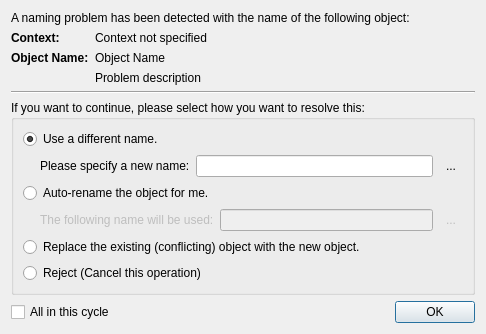
<?xml version="1.0" encoding="UTF-8"?>
<ui version="4.0">
 <class>NamingPolicyInputDialog</class>
 <widget class="QDialog" name="NamingPolicyInputDialog">
  <property name="geometry">
   <rect>
    <x>0</x>
    <y>0</y>
    <width>486</width>
    <height>323</height>
   </rect>
  </property>
  <property name="windowTitle">
   <string>Naming Problem Detected</string>
  </property>
  <layout class="QVBoxLayout" name="verticalLayout_2">
   <item>
    <widget class="QLabel" name="lblHeading">
     <property name="text">
      <string>A naming problem has been detected with the name of the following object:</string>
     </property>
    </widget>
   </item>
   <item>
    <layout class="QFormLayout" name="formLayout">
     <item row="0" column="0">
      <widget class="QLabel" name="label_2">
       <property name="font">
        <font>
         <weight>75</weight>
         <bold>true</bold>
        </font>
       </property>
       <property name="text">
        <string>Context:</string>
       </property>
      </widget>
     </item>
     <item row="0" column="1">
      <widget class="QLabel" name="lblContext">
       <property name="text">
        <string>Context not specified</string>
       </property>
      </widget>
     </item>
     <item row="1" column="0">
      <widget class="QLabel" name="label_6">
       <property name="font">
        <font>
         <weight>75</weight>
         <bold>true</bold>
        </font>
       </property>
       <property name="text">
        <string>Object Name:</string>
       </property>
      </widget>
     </item>
     <item row="1" column="1">
      <widget class="QLabel" name="lblOriginalName">
       <property name="text">
        <string>Object Name</string>
       </property>
      </widget>
     </item>
     <item row="2" column="0">
      <widget class="QLabel" name="label_5">
       <property name="font">
        <font>
         <weight>75</weight>
         <bold>true</bold>
        </font>
       </property>
       <property name="text">
        <string/>
       </property>
      </widget>
     </item>
     <item row="2" column="1">
      <widget class="QLabel" name="lblProblemDescription">
       <property name="text">
        <string>Problem description</string>
       </property>
      </widget>
     </item>
    </layout>
   </item>
   <item>
    <widget class="Line" name="line">
     <property name="orientation">
      <enum>Qt::Horizontal</enum>
     </property>
    </widget>
   </item>
   <item>
    <widget class="QGroupBox" name="groupBox">
     <property name="title">
      <string>If you want to continue, please select how you want to resolve this:</string>
     </property>
     <layout class="QVBoxLayout" name="verticalLayout">
      <item>
       <widget class="QRadioButton" name="radioDifferentName">
        <property name="text">
         <string>Use a different name.</string>
        </property>
        <property name="checked">
         <bool>true</bool>
        </property>
       </widget>
      </item>
      <item>
       <layout class="QHBoxLayout" name="horizontalLayout">
        <item>
         <spacer name="horizontalSpacer_2">
          <property name="orientation">
           <enum>Qt::Horizontal</enum>
          </property>
          <property name="sizeType">
           <enum>QSizePolicy::Fixed</enum>
          </property>
          <property name="sizeHint" stdset="0">
           <size>
            <width>17</width>
            <height>20</height>
           </size>
          </property>
         </spacer>
        </item>
        <item>
         <widget class="QLabel" name="label_3">
          <property name="text">
           <string>Please specify a new name:</string>
          </property>
          <property name="buddy">
           <cstring>txtDifferentName</cstring>
          </property>
         </widget>
        </item>
        <item>
         <widget class="QLineEdit" name="txtDifferentName"/>
        </item>
        <item>
         <widget class="QToolButton" name="btnDifferentNameValidityIndicator">
          <property name="enabled">
           <bool>true</bool>
          </property>
          <property name="text">
           <string>...</string>
          </property>
          <property name="autoRaise">
           <bool>true</bool>
          </property>
         </widget>
        </item>
       </layout>
      </item>
      <item>
       <widget class="QRadioButton" name="radioAutoRename">
        <property name="text">
         <string>Auto-rename the object for me.</string>
        </property>
        <property name="checked">
         <bool>false</bool>
        </property>
       </widget>
      </item>
      <item>
       <layout class="QHBoxLayout" name="horizontalLayout_2">
        <item>
         <spacer name="horizontalSpacer_3">
          <property name="orientation">
           <enum>Qt::Horizontal</enum>
          </property>
          <property name="sizeType">
           <enum>QSizePolicy::Fixed</enum>
          </property>
          <property name="sizeHint" stdset="0">
           <size>
            <width>17</width>
            <height>20</height>
           </size>
          </property>
         </spacer>
        </item>
        <item>
         <widget class="QLabel" name="label_4">
          <property name="enabled">
           <bool>false</bool>
          </property>
          <property name="text">
           <string>The following name will be used:</string>
          </property>
          <property name="buddy">
           <cstring>txtAutoGeneratedName</cstring>
          </property>
         </widget>
        </item>
        <item>
         <widget class="QLineEdit" name="txtAutoGeneratedName">
          <property name="enabled">
           <bool>false</bool>
          </property>
         </widget>
        </item>
        <item>
         <widget class="QToolButton" name="btnGenerateNewName">
          <property name="enabled">
           <bool>false</bool>
          </property>
          <property name="toolTip">
           <string>Generate again</string>
          </property>
          <property name="text">
           <string>...</string>
          </property>
          <property name="autoRaise">
           <bool>true</bool>
          </property>
         </widget>
        </item>
       </layout>
      </item>
      <item>
       <widget class="QRadioButton" name="radioReplaceConflicting">
        <property name="text">
         <string>Replace the existing (conflicting) object with the new object.</string>
        </property>
       </widget>
      </item>
      <item>
       <widget class="QRadioButton" name="radioReject">
        <property name="text">
         <string>Reject (Cancel this operation)</string>
        </property>
       </widget>
      </item>
      <item>
       <spacer name="verticalSpacer">
        <property name="orientation">
         <enum>Qt::Vertical</enum>
        </property>
        <property name="sizeHint" stdset="0">
         <size>
          <width>20</width>
          <height>13</height>
         </size>
        </property>
       </spacer>
      </item>
     </layout>
    </widget>
   </item>
   <item>
    <layout class="QHBoxLayout" name="horizontalLayout_3">
     <item>
      <widget class="QCheckBox" name="chkAllInThisCycle">
       <property name="text">
        <string>All in this cycle</string>
       </property>
      </widget>
     </item>
     <item>
      <spacer name="horizontalSpacer">
       <property name="orientation">
        <enum>Qt::Horizontal</enum>
       </property>
       <property name="sizeHint" stdset="0">
        <size>
         <width>168</width>
         <height>20</height>
        </size>
       </property>
      </spacer>
     </item>
     <item>
      <widget class="QDialogButtonBox" name="buttonBox">
       <property name="orientation">
        <enum>Qt::Horizontal</enum>
       </property>
       <property name="standardButtons">
        <set>QDialogButtonBox::Ok</set>
       </property>
      </widget>
     </item>
    </layout>
   </item>
  </layout>
 </widget>
 <tabstops>
  <tabstop>radioDifferentName</tabstop>
  <tabstop>txtDifferentName</tabstop>
  <tabstop>radioAutoRename</tabstop>
  <tabstop>txtAutoGeneratedName</tabstop>
  <tabstop>btnGenerateNewName</tabstop>
  <tabstop>radioReplaceConflicting</tabstop>
  <tabstop>radioReject</tabstop>
  <tabstop>buttonBox</tabstop>
  <tabstop>btnDifferentNameValidityIndicator</tabstop>
 </tabstops>
 <resources/>
 <connections>
  <connection>
   <sender>buttonBox</sender>
   <signal>accepted()</signal>
   <receiver>NamingPolicyInputDialog</receiver>
   <slot>accept()</slot>
   <hints>
    <hint type="sourcelabel">
     <x>475</x>
     <y>312</y>
    </hint>
    <hint type="destinationlabel">
     <x>157</x>
     <y>274</y>
    </hint>
   </hints>
  </connection>
  <connection>
   <sender>buttonBox</sender>
   <signal>rejected()</signal>
   <receiver>NamingPolicyInputDialog</receiver>
   <slot>reject()</slot>
   <hints>
    <hint type="sourcelabel">
     <x>475</x>
     <y>312</y>
    </hint>
    <hint type="destinationlabel">
     <x>286</x>
     <y>274</y>
    </hint>
   </hints>
  </connection>
  <connection>
   <sender>radioAutoRename</sender>
   <signal>toggled(bool)</signal>
   <receiver>txtAutoGeneratedName</receiver>
   <slot>setEnabled(bool)</slot>
   <hints>
    <hint type="sourcelabel">
     <x>71</x>
     <y>175</y>
    </hint>
    <hint type="destinationlabel">
     <x>434</x>
     <y>213</y>
    </hint>
   </hints>
  </connection>
  <connection>
   <sender>radioDifferentName</sender>
   <signal>toggled(bool)</signal>
   <receiver>txtDifferentName</receiver>
   <slot>setEnabled(bool)</slot>
   <hints>
    <hint type="sourcelabel">
     <x>118</x>
     <y>128</y>
    </hint>
    <hint type="destinationlabel">
     <x>218</x>
     <y>148</y>
    </hint>
   </hints>
  </connection>
  <connection>
   <sender>radioAutoRename</sender>
   <signal>toggled(bool)</signal>
   <receiver>btnGenerateNewName</receiver>
   <slot>setEnabled(bool)</slot>
   <hints>
    <hint type="sourcelabel">
     <x>412</x>
     <y>182</y>
    </hint>
    <hint type="destinationlabel">
     <x>445</x>
     <y>201</y>
    </hint>
   </hints>
  </connection>
  <connection>
   <sender>radioDifferentName</sender>
   <signal>toggled(bool)</signal>
   <receiver>label_3</receiver>
   <slot>setEnabled(bool)</slot>
   <hints>
    <hint type="sourcelabel">
     <x>95</x>
     <y>126</y>
    </hint>
    <hint type="destinationlabel">
     <x>102</x>
     <y>149</y>
    </hint>
   </hints>
  </connection>
  <connection>
   <sender>radioAutoRename</sender>
   <signal>toggled(bool)</signal>
   <receiver>label_4</receiver>
   <slot>setEnabled(bool)</slot>
   <hints>
    <hint type="sourcelabel">
     <x>49</x>
     <y>183</y>
    </hint>
    <hint type="destinationlabel">
     <x>53</x>
     <y>200</y>
    </hint>
   </hints>
  </connection>
  <connection>
   <sender>radioDifferentName</sender>
   <signal>toggled(bool)</signal>
   <receiver>btnDifferentNameValidityIndicator</receiver>
   <slot>setEnabled(bool)</slot>
   <hints>
    <hint type="sourcelabel">
     <x>450</x>
     <y>130</y>
    </hint>
    <hint type="destinationlabel">
     <x>454</x>
     <y>151</y>
    </hint>
   </hints>
  </connection>
 </connections>
</ui>
